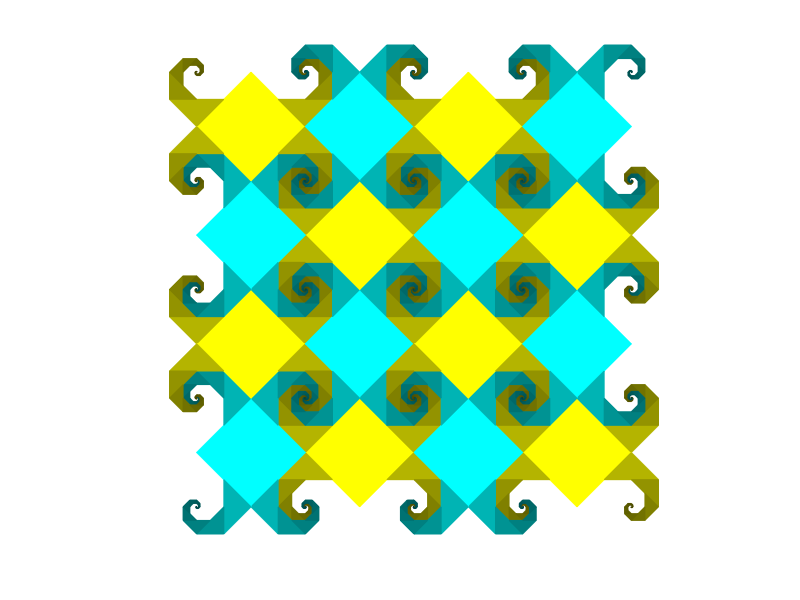

The MATLAB source for this figure:
function tileBaravelle6
%generalized baravelle spiral
N=4;
root2=sqrt(2);
phi=pi/N;
t=linspace(0+phi,2*pi+phi,N+1);
len=1;
cmap=[0 1 1;1 1 0;0 1 1;1 1 0];
theta=0;
for row=1:2
    xoff=2*root2*row;    
    for col=1:4
        yoff=1*root2*col;
        if mod(col,2)
            xoff=xoff+root2;
        else
            xoff=xoff-root2;
        end
        for n=[2 4]
            len=1;
            theta=0;
            for k=1:15
                [x,y]=pol2cart([phi 2*phi 3*phi]+t(n)+theta...
                    ,[len*cos(pi/N),len,len*cos(pi/N)]);
                if k==1
                    offx1=x(2);
                    offy1=y(2);
                end
                
                patch(x-offx1+xoff,y-offy1+yoff,'r'...
                    ,'facecolor',cmap(n,:)/sqrt(k),...
                    'edgecolor',cmap(n,:)/sqrt(k),'linewidth',0.01);
                patch(-x+offx1+xoff,y-offy1+yoff,'r'...
                    ,'facecolor',cmap(n,:)/sqrt(k),...
                    'edgecolor',cmap(n,:)/sqrt(k),'linewidth',0.01);
                theta=theta+phi;
                len=len*cos(pi/N);
            end
        end
        
        yoff2=1*root2*col;
        if mod(col,2)
            xoff2=xoff-root2;
        else
            xoff2=xoff+root2;
        end
        for n=[1 3]
            len=1;
            theta=0;
            for k=1:15
                [x,y]=pol2cart([phi 2*phi 3*phi]+t(n)+theta...
                    ,[len*cos(pi/N),len,len*cos(pi/N)]);
                if k==1
                    offx=x(2);
                    offy=y(2);
                end
                patch(x-offx+xoff2,y-offy+yoff2,'r'...
                    ,'facecolor',cmap(n,:)/sqrt(k),...
                    'edgecolor',cmap(n,:)/sqrt(k),'linewidth',0.01);
                patch(x-offx+xoff2,-y+offy+yoff2,'r'...
                    ,'facecolor',cmap(n,:)/sqrt(k),...
                    'edgecolor',cmap(n,:)/sqrt(k),'linewidth',0.01);
                theta=theta+phi;
                len=len*cos(pi/N);
            end
        end
    end
end
axis equal off
set(gcf,'color',[1 1 1]);
end
